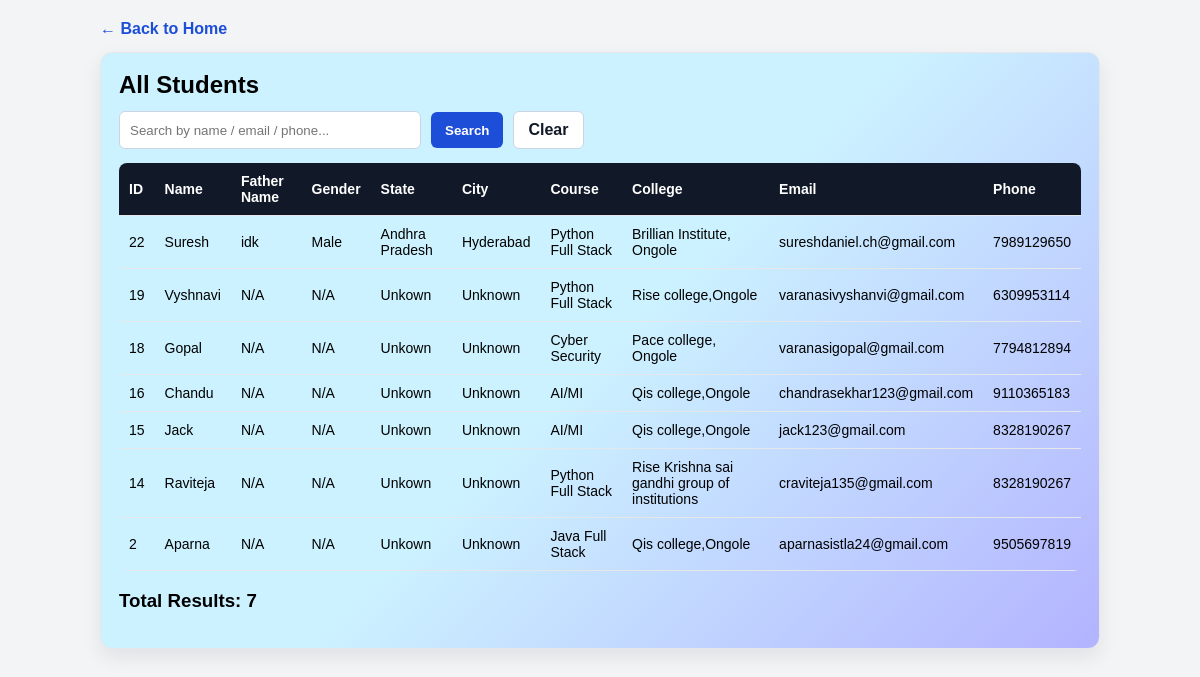
The page /students/ on the database its author committed.
### students/models.py (models this page shows, shortened)
class Student(models.Model):
    name = models.CharField(max_length=100)
    father_name = models.CharField(max_length=150)
    gender = models.CharField(max_length=10, choices= [('Male', 'Male'),('Female', 'Female')])
    city = models.CharField(max_length=15)
    state = models.CharField(max_length=100)
    course = models.CharField(max_length=100)
    college = models.CharField(max_length=200)
    email = models.EmailField(unique=True)
    phone = models.CharField(max_length=15)
    created_at = models.DateTimeField(auto_now_add=True)

### students/views.py (the view, shortened to what this page needs)
# urls.py: path('students/', views.student_list, name="student_list"),
def student_list(request):
    search = request.GET.get("search", "").strip()
    students = Student.objects.all().order_by("-id")
    total = students.count()
    return render(request, "student_list.html", {"students": students, "search": search, "total": total})

### templates/student_list.html (shortened to what this page needs)
<!DOCTYPE html>
<html lang="en">
<head>
</head>
<body>
  <div class="container">
    <div class="topbar">
      <a class="back-link" href="{% url 'home' %}">← Back to Home</a>
    </div>
    <div class="card">
      <h2>All Students</h2>
      <form class="search-row" method="get" action="">
        <input type="text" name="q" placeholder="Search by name / email / phone..." value="{{ q }}">
        <button class="btn btn-search" type="submit">Search</button>
        <a class="btn-clear" href="{% url 'student_list' %}">Clear</a>
      </form>
      {% if students %}
      <table>
        <tr>
          <th>ID</th>
          <th>Name</th>
          <th>Father Name</th>
          <th>Gender</th>
          <th>State</th>
          <th>City</th>
          <th>Course</th>
          <th>College</th>
          <th>Email</th>
          <th>Phone</th>
        </tr>
        {% for s in students %}
        <tr>
          <td>{{ s.id }}</td>
          <td>{{ s.name }}</td>
          <td>{{ s.father_name }}</td>
          <td>{{ s.gender }}</td>
          <td>{{ s.state }}</td>
          <td>{{ s.city }}</td>
          <td>{{ s.course }}</td>
          <td>{{ s.college }}</td>
          <td>{{ s.email }}</td>
          <td>{{ s.phone }}</td>
        </tr>
        {% endfor %}
      </table>
      {% else %}
        <div class="empty">No students found</div>
      {% endif %}
      <h3>Total Results: {{ total }}</h3>
    </div>
  </div>
</body>
</html>

### templates/student_list.html (style rules this page uses)
body { font-family: Arial, sans-serif; background: #f3f4f6; margin: 0; padding: 20px; }
.container { max-width: 1000px; margin: 0 auto; }
.topbar { display: grid; justify-content: space-between; align-items: center; margin-bottom: 14px; }
.back-link { text-decoration: none; color: #1d4ed8; font-weight: 700; }
.card { background: linear-gradient(135deg, #ccf2ff 50%, #b3b3ff 100%); border: 1px solid #e5e7eb; border-radius: 12px; padding: 18px; box-shadow: 0 8px 20px rgba(0,0,0,0.08); }
h2 { margin: 0 0 12px; }
.search-row { display: flex; gap: 10px; align-items: center; margin-bottom: 14px; }
.search-row input { width: 280px; height: 36px; padding: 0 10px; border: 1px solid #cbd5e1; border-radius: 6px; outline: none; }
.btn { height: 36px; padding: 0 14px; border: none; border-radius: 6px; cursor: pointer; font-weight: 700; }
.btn-search { background: #1d4ed8; color: white; }
.btn-clear { text-decoration: none; display: inline-flex; align-items: center; justify-content: center; height: 36px; padding: 0 14px; border-radius: 6px; border: 1px solid #cbd5e1; color: #111827; font-weight: 700; background: #fff; }
table { width: 100%; border-collapse: collapse; overflow: hidden; border-radius: 8px; }
th, td { padding: 10px; border-bottom: 1px solid #e5e7eb; text-align: left; font-size: 14px; }
th { background: #111827; color: white; }

### rows shown on the page
Student: id "22", name "Suresh", father_name "idk", gender "Male", state "Andhra Pradesh", city "Hyderabad", course "Python Full Stack", college "Brillian Institute, Ongole", email "sureshdaniel.ch@gmail.com", phone "7989129650"
Student: id "19", name "Vyshnavi", father_name "N/A", gender "N/A", state "Unkown", city "Unknown", course "Python Full Stack", college "Rise college,Ongole", email "varanasivyshanvi@gmail.com", phone "6309953114"
Student: id "18", name "Gopal", father_name "N/A", gender "N/A", state "Unkown", city "Unknown", course "Cyber Security", college "Pace college, Ongole", email "varanasigopal@gmail.com", phone "7794812894"
Student: id "16", name "Chandu", father_name "N/A", gender "N/A", state "Unkown", city "Unknown", course "AI/MI", college "Qis college,Ongole", email "chandrasekhar123@gmail.com", phone "9110365183"
Student: id "15", name "Jack", father_name "N/A", gender "N/A", state "Unkown", city "Unknown", course "AI/MI", college "Qis college,Ongole", email "jack123@gmail.com", phone "8328190267"
Student: id "14", name "Raviteja", father_name "N/A", gender "N/A", state "Unkown", city "Unknown", course "Python Full Stack", college "Rise Krishna sai gandhi group of institutions", email "craviteja135@gmail.com", phone "8328190267"
Student: id "2", name "Aparna", father_name "N/A", gender "N/A", state "Unkown", city "Unknown", course "Java Full Stack", college "Qis college,Ongole", email "aparnasistla24@gmail.com", phone "9505697819"

### other values the page prints
{{ total }} "7"
